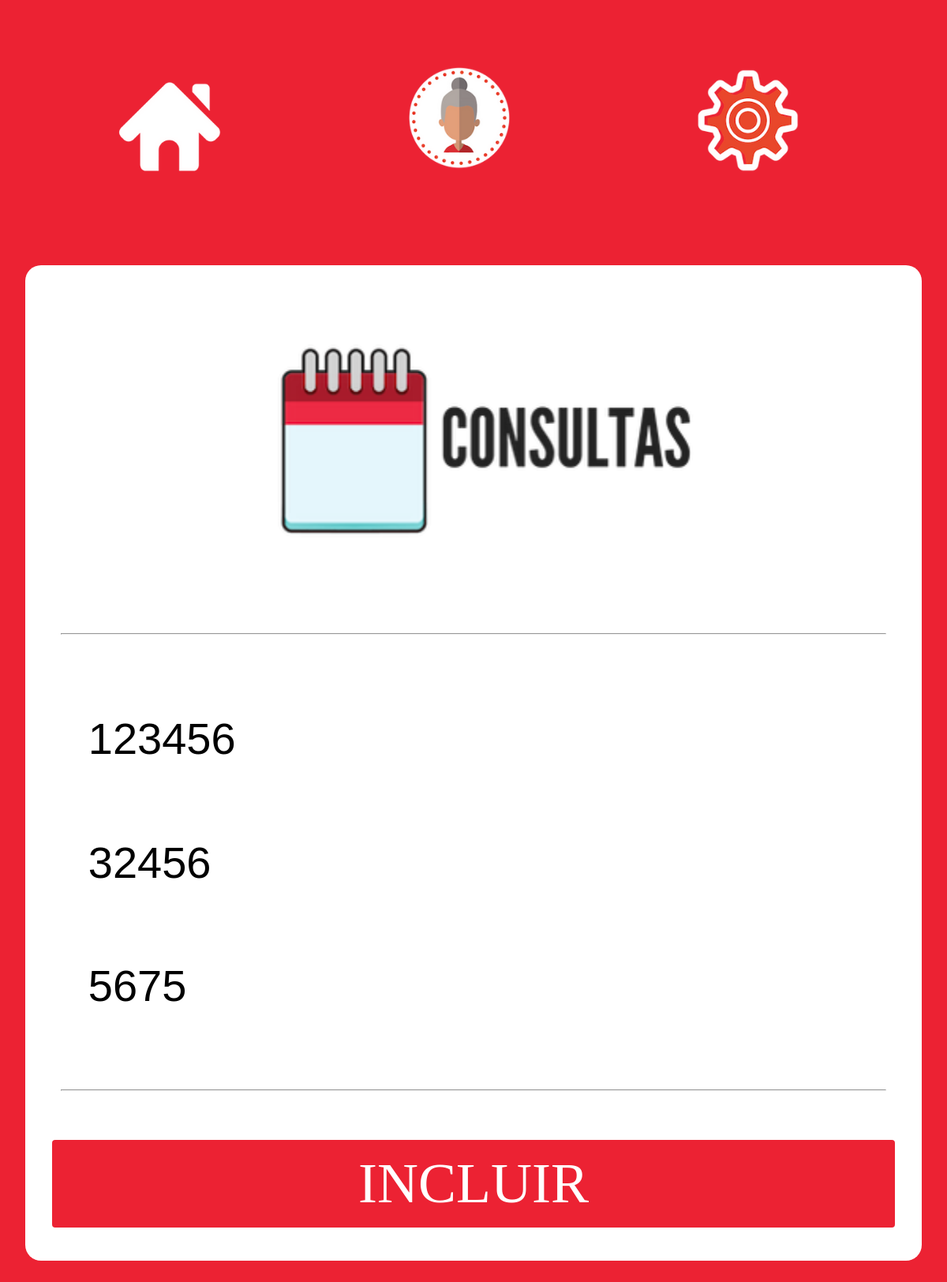
/views/consultas.php (signed in), run on the app's committed database.
### tables this page shows
CREATE TABLE `consulta` (
  `idconsulta` int(11) NOT NULL,
  `usuario_idusuario` int(11) NOT NULL,
  `tipo_consulta` int(11) NOT NULL,
  `local_consulta` varchar(100) NOT NULL,
  `horario_consulta` time NOT NULL,
  `data_consulta` date NOT NULL,
  `medico_consulta` varchar(100) NOT NULL
);

### model/classes/usuario.php (called while the page is built, shortened)
<?php
class Usuario{
private $idusuario="";
function getidusuario(){
    return $this->idusuario;
}
}
?>

### views/consultas.php (the view, shortened to what this page needs)
<?php
        require_once "../model/classes/usuario.php";
        ?>
<!DOCTYPE html>
<html>
<head>
    <link rel="stylesheet" type="text/css" href="../estilo/style.css">
</head>
<body>
    <header class="menu-principal">
        <a href="../index.php" id="img"><img src="../img/home.png"></a>
        <a href="perfil.php" id="img2"><img src="../img/avatar.png"></a>
        <a href="conf.php" id="img4"><img src="../img/conf.png"></a>
    </header>
    <section class="container">
        <img id="logo-principal" src="../img/consultas.png">
        <hr />
        <form name="formConConsultas" method="POST" action="manterConsultas.php">
        <?php
        $id = $_SESSION['user']->getIdUsuario();
        $sql = "SELECT tipo_consulta FROM consulta where usuario_idusuario=".$id;
        if ($GLOBALS['conn']->query($sql)==true){
        $consulta = $GLOBALS['conn']->query($sql);
        while ($row = $consulta->fetch_assoc()){
        echo "<button type='submit' name='tipo_consulta' value='".$row['tipo_consulta']."'  class='container-data'>".$row['tipo_consulta']."</button>";
        }
        } else {
            echo "<button class='alertInfo'>Nenhuma consulta cadastrado</button>";
        }
        ?>
        <hr>
        <section>
            <input type="submit" name="incluir" value="INCLUIR">
        </section>
        </form>
    </section>
</body>
</html>

### estilo/style.css (style rules this page uses)
body { background-color: #ec2233; padding-left: 2%; padding-right: 2%; font-family: "Alternate Gothic No1 D"; margin-top: 2%; }
.menu-principal a { margin: 0 auto; width: 33%; }
.menu-principal img { padding-right: 10%; padding-left: 10%; padding-bottom: 5%; padding-top: 5%; width: 12%; }
#logo-principal { width: 60%; float: center; background-color: white; display: block; margin-left: auto; margin-right: auto }
hr { margin: 1%; }
.container { clear: both; margin-top: 5%; margin-bottom: 5%; padding: 3%; background-color: white; border-radius: 20px; }
.container hr { margin-top: 5%; margin-bottom: 5%; }
input[type=submit] { width: 100%; background-color: #ec2233; color: white; padding: 14px 20px; margin: 8px 0; border: none; border-radius: 4px; cursor: pointer; font-size: 450%; font-family: "Alternate Gothic No1 D"; }
.container-data { border: solid transparent; background-color: transparent; border-radius: 20px; padding: 4%; width: 100%; font-size: 350%; display: block; text-align:left; }
.container button { text-decoration: none; color: black; }

### data on the page
consulta: tipo_consulta "123456"
consulta: tipo_consulta "32456"
consulta: tipo_consulta "5675"
